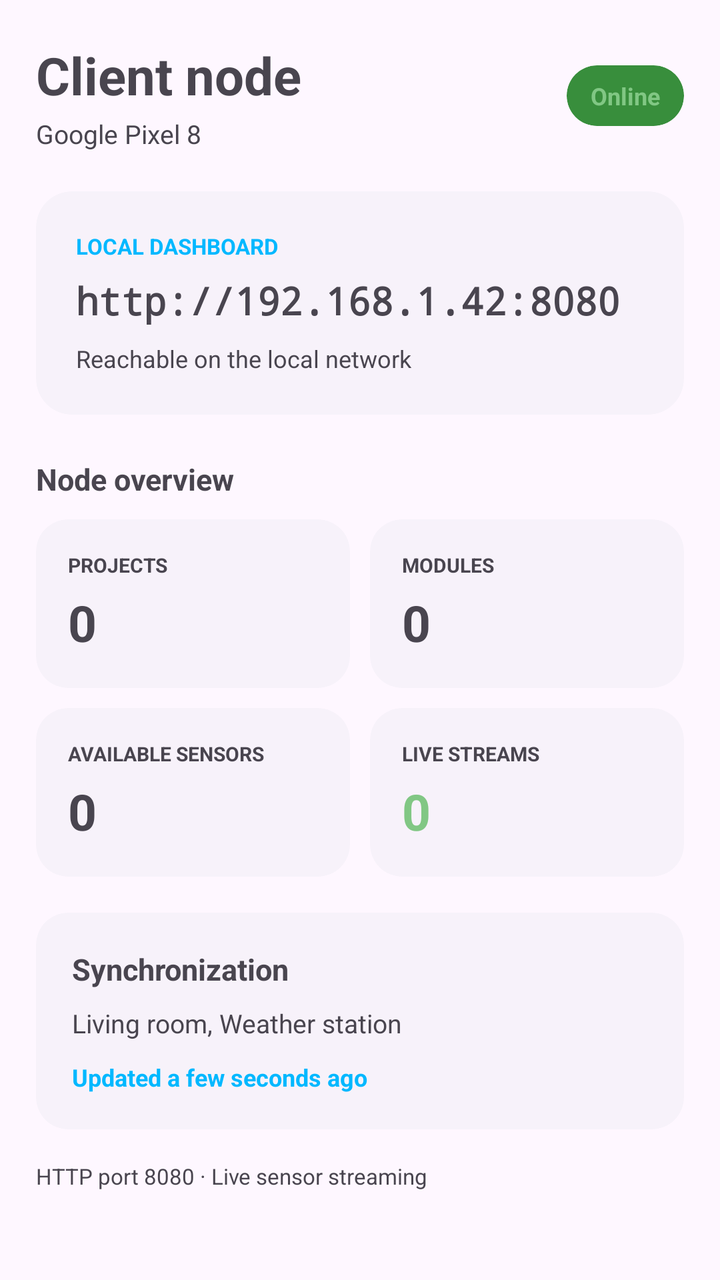
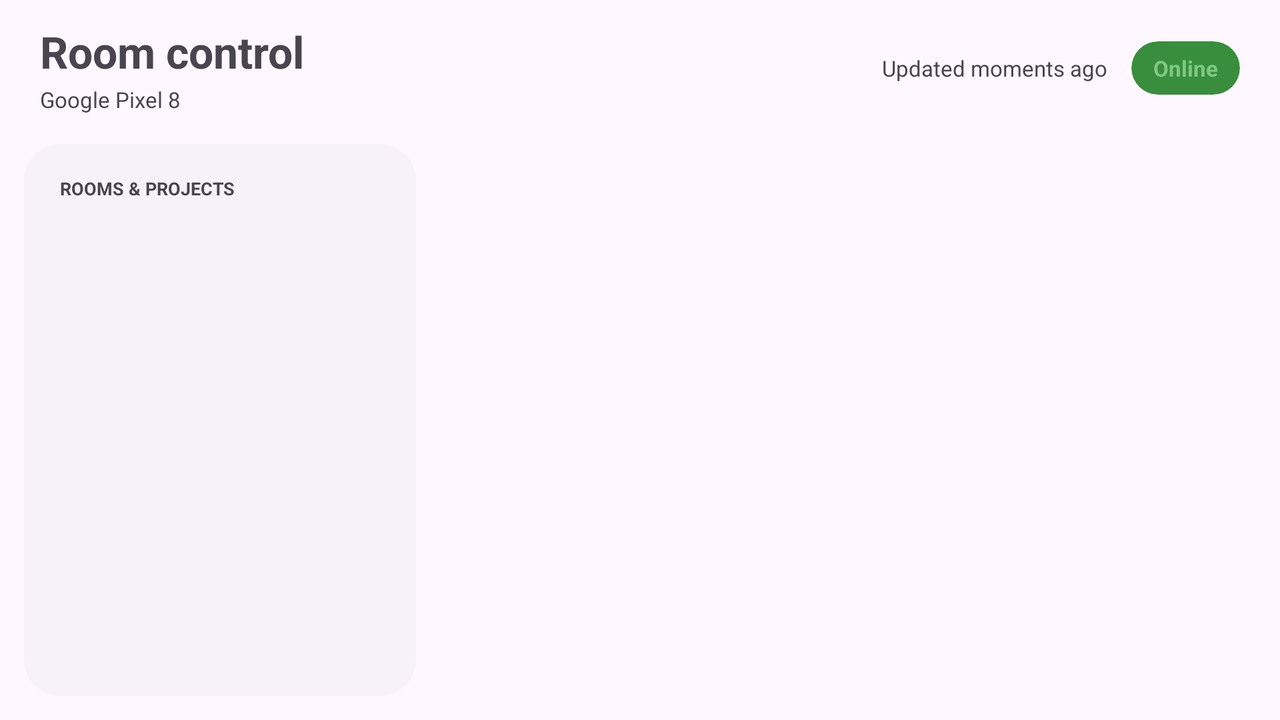

One screen, two layout resources from the same app: the default and the repository's alternative for another configuration. Each is rendered where Android would select it; the XML of both is given below.
<!-- AndroidManifest.xml: application theme Theme.HostOSSI -->
<!-- res/layout/fragment_client_dashboard.xml -->
<?xml version="1.0" encoding="utf-8"?>
<androidx.core.widget.NestedScrollView xmlns:android="http://schemas.android.com/apk/res/android"
    xmlns:app="http://schemas.android.com/apk/res-auto"
    xmlns:tools="http://schemas.android.com/tools"
    android:layout_width="match_parent"
    android:layout_height="match_parent"
    android:clipToPadding="false"
    android:fillViewport="true"
    android:paddingBottom="24dp"
    tools:context=".ClientDashboard">

    <LinearLayout
        android:layout_width="match_parent"
        android:layout_height="wrap_content"
        android:orientation="vertical"
        android:paddingStart="18dp"
        android:paddingTop="20dp"
        android:paddingEnd="18dp">

        <LinearLayout
            android:layout_width="match_parent"
            android:layout_height="wrap_content"
            android:gravity="center_vertical"
            android:orientation="horizontal">

            <LinearLayout
                android:layout_width="0dp"
                android:layout_height="wrap_content"
                android:layout_weight="1"
                android:orientation="vertical">

                <TextView
                    android:layout_width="wrap_content"
                    android:layout_height="wrap_content"
                    android:text="Client node"
                    android:textSize="26sp"
                    android:textStyle="bold" />

                <TextView
                    android:id="@+id/deviceName"
                    android:layout_width="wrap_content"
                    android:layout_height="wrap_content"
                    android:layout_marginTop="3dp"
                    android:textColor="?android:attr/textColorSecondary"
                    android:textSize="13sp"
                    tools:text="Google Pixel 8" />
            </LinearLayout>

            <com.google.android.material.card.MaterialCardView
                android:id="@+id/serverStatusCard"
                android:layout_width="wrap_content"
                android:layout_height="wrap_content"
                app:cardBackgroundColor="@color/online_back_color"
                app:cardCornerRadius="20dp"
                app:cardElevation="0dp"
                app:strokeWidth="0dp">

                <TextView
                    android:id="@+id/serverStatus"
                    android:layout_width="wrap_content"
                    android:layout_height="wrap_content"
                    android:paddingStart="12dp"
                    android:paddingTop="7dp"
                    android:paddingEnd="12dp"
                    android:paddingBottom="7dp"
                    android:text="Online"
                    android:textColor="@color/online_front_color"
                    android:textSize="12sp"
                    android:textStyle="bold" />
            </com.google.android.material.card.MaterialCardView>
        </LinearLayout>

        <com.google.android.material.card.MaterialCardView
            android:layout_width="match_parent"
            android:layout_height="wrap_content"
            android:layout_marginTop="20dp"
            app:cardBackgroundColor="?attr/colorSurfaceContainerLow"
            app:cardCornerRadius="18dp"
            app:cardElevation="0dp"
            app:strokeWidth="0dp">

            <LinearLayout
                android:layout_width="match_parent"
                android:layout_height="wrap_content"
                android:orientation="vertical"
                android:padding="20dp">

                <TextView
                    android:layout_width="wrap_content"
                    android:layout_height="wrap_content"
                    android:text="LOCAL DASHBOARD"
                    android:textColor="@color/primary_color"
                    android:textSize="11sp"
                    android:textStyle="bold" />

                <TextView
                    android:id="@+id/serverUrl"
                    android:layout_width="match_parent"
                    android:layout_height="wrap_content"
                    android:layout_marginTop="7dp"
                    android:fontFamily="monospace"
                    android:textSize="19sp"
                    android:textStyle="bold"
                    tools:text="http://192.168.1.42:8080" />

                <TextView
                    android:id="@+id/ipAddress"
                    android:layout_width="wrap_content"
                    android:layout_height="wrap_content"
                    android:layout_marginTop="8dp"
                    android:textColor="?android:attr/textColorSecondary"
                    android:textSize="12sp"
                    tools:text="Reachable on the local network" />
            </LinearLayout>
        </com.google.android.material.card.MaterialCardView>

        <TextView
            android:layout_width="wrap_content"
            android:layout_height="wrap_content"
            android:layout_marginTop="22dp"
            android:layout_marginBottom="10dp"
            android:text="Node overview"
            android:textSize="15sp"
            android:textStyle="bold" />

        <LinearLayout
            android:layout_width="match_parent"
            android:layout_height="wrap_content"
            android:orientation="vertical">

            <LinearLayout
                android:layout_width="match_parent"
                android:layout_height="wrap_content"
                android:orientation="horizontal">

                <include
                    android:id="@+id/projectsStat"
                    layout="@layout/item_client_stat_projects"
                    android:layout_width="0dp"
                    android:layout_height="wrap_content"
                    android:layout_weight="1" />

                <Space
                    android:layout_width="10dp"
                    android:layout_height="1dp" />

                <include
                    android:id="@+id/modulesStat"
                    layout="@layout/item_client_stat_modules"
                    android:layout_width="0dp"
                    android:layout_height="wrap_content"
                    android:layout_weight="1" />
            </LinearLayout>

            <Space
                android:layout_width="1dp"
                android:layout_height="10dp" />

            <LinearLayout
                android:layout_width="match_parent"
                android:layout_height="wrap_content"
                android:orientation="horizontal">

                <include
                    android:id="@+id/sensorsStat"
                    layout="@layout/item_client_stat_sensors"
                    android:layout_width="0dp"
                    android:layout_height="wrap_content"
                    android:layout_weight="1" />

                <Space
                    android:layout_width="10dp"
                    android:layout_height="1dp" />

                <include
                    android:id="@+id/streamsStat"
                    layout="@layout/item_client_stat_streams"
                    android:layout_width="0dp"
                    android:layout_height="wrap_content"
                    android:layout_weight="1" />
            </LinearLayout>

        </LinearLayout>

        <com.google.android.material.card.MaterialCardView
            android:layout_width="match_parent"
            android:layout_height="wrap_content"
            android:layout_marginTop="18dp"
            app:cardBackgroundColor="?attr/colorSurfaceContainerLow"
            app:cardCornerRadius="16dp"
            app:cardElevation="0dp"
            app:strokeWidth="0dp">

            <LinearLayout
                android:layout_width="match_parent"
                android:layout_height="wrap_content"
                android:orientation="vertical"
                android:padding="18dp">

                <TextView
                    android:layout_width="wrap_content"
                    android:layout_height="wrap_content"
                    android:text="Synchronization"
                    android:textSize="15sp"
                    android:textStyle="bold" />

                <TextView
                    android:id="@+id/syncSummary"
                    android:layout_width="match_parent"
                    android:layout_height="wrap_content"
                    android:layout_marginTop="8dp"
                    android:maxLines="2"
                    android:textColor="?android:attr/textColorSecondary"
                    android:textSize="13sp"
                    tools:text="Living room, Weather station" />

                <TextView
                    android:id="@+id/lastSync"
                    android:layout_width="wrap_content"
                    android:layout_height="wrap_content"
                    android:layout_marginTop="10dp"
                    android:textColor="@color/primary_color"
                    android:textSize="12sp"
                    android:textStyle="bold"
                    tools:text="Updated a few seconds ago" />
            </LinearLayout>
        </com.google.android.material.card.MaterialCardView>

        <TextView
            android:layout_width="wrap_content"
            android:layout_height="wrap_content"
            android:layout_marginTop="16dp"
            android:text="HTTP port 8080 · Live sensor streaming"
            android:textColor="?android:attr/textColorSecondary"
            android:textSize="11sp" />
    </LinearLayout>
</androidx.core.widget.NestedScrollView>
<!-- res/layout/item_client_stat_projects.xml (included above) -->
<?xml version="1.0" encoding="utf-8"?>
<com.google.android.material.card.MaterialCardView xmlns:android="http://schemas.android.com/apk/res/android" xmlns:app="http://schemas.android.com/apk/res-auto"
    android:layout_width="match_parent" android:layout_height="wrap_content" app:cardBackgroundColor="?attr/colorSurfaceContainerLow" app:cardCornerRadius="16dp" app:cardElevation="0dp" app:strokeWidth="0dp">
    <LinearLayout android:layout_width="match_parent" android:layout_height="wrap_content" android:orientation="vertical" android:padding="16dp">
        <TextView android:layout_width="wrap_content" android:layout_height="wrap_content" android:text="PROJECTS" android:textColor="?android:attr/textColorSecondary" android:textSize="10sp" android:textStyle="bold" />
        <TextView android:id="@+id/projectCount" android:layout_width="wrap_content" android:layout_height="wrap_content" android:layout_marginTop="5dp" android:text="0" android:textSize="25sp" android:textStyle="bold" />
    </LinearLayout>
</com.google.android.material.card.MaterialCardView>
<!-- res/layout/item_client_stat_modules.xml (included above) -->
<?xml version="1.0" encoding="utf-8"?>
<com.google.android.material.card.MaterialCardView xmlns:android="http://schemas.android.com/apk/res/android" xmlns:app="http://schemas.android.com/apk/res-auto"
    android:layout_width="match_parent" android:layout_height="wrap_content" app:cardBackgroundColor="?attr/colorSurfaceContainerLow" app:cardCornerRadius="16dp" app:cardElevation="0dp" app:strokeWidth="0dp">
    <LinearLayout android:layout_width="match_parent" android:layout_height="wrap_content" android:orientation="vertical" android:padding="16dp">
        <TextView android:layout_width="wrap_content" android:layout_height="wrap_content" android:text="MODULES" android:textColor="?android:attr/textColorSecondary" android:textSize="10sp" android:textStyle="bold" />
        <TextView android:id="@+id/moduleCount" android:layout_width="wrap_content" android:layout_height="wrap_content" android:layout_marginTop="5dp" android:text="0" android:textSize="25sp" android:textStyle="bold" />
    </LinearLayout>
</com.google.android.material.card.MaterialCardView>
<!-- res/layout/item_client_stat_sensors.xml (included above) -->
<?xml version="1.0" encoding="utf-8"?>
<com.google.android.material.card.MaterialCardView xmlns:android="http://schemas.android.com/apk/res/android" xmlns:app="http://schemas.android.com/apk/res-auto"
    android:layout_width="match_parent" android:layout_height="wrap_content" app:cardBackgroundColor="?attr/colorSurfaceContainerLow" app:cardCornerRadius="16dp" app:cardElevation="0dp" app:strokeWidth="0dp">
    <LinearLayout android:layout_width="match_parent" android:layout_height="wrap_content" android:orientation="vertical" android:padding="16dp">
        <TextView android:layout_width="wrap_content" android:layout_height="wrap_content" android:text="AVAILABLE SENSORS" android:textColor="?android:attr/textColorSecondary" android:textSize="10sp" android:textStyle="bold" />
        <TextView android:id="@+id/sensorCount" android:layout_width="wrap_content" android:layout_height="wrap_content" android:layout_marginTop="5dp" android:text="0" android:textSize="25sp" android:textStyle="bold" />
    </LinearLayout>
</com.google.android.material.card.MaterialCardView>
<!-- res/layout/item_client_stat_streams.xml (included above) -->
<?xml version="1.0" encoding="utf-8"?>
<com.google.android.material.card.MaterialCardView xmlns:android="http://schemas.android.com/apk/res/android" xmlns:app="http://schemas.android.com/apk/res-auto"
    android:layout_width="match_parent" android:layout_height="wrap_content" app:cardBackgroundColor="?attr/colorSurfaceContainerLow" app:cardCornerRadius="16dp" app:cardElevation="0dp" app:strokeWidth="0dp">
    <LinearLayout android:layout_width="match_parent" android:layout_height="wrap_content" android:orientation="vertical" android:padding="16dp">
        <TextView android:layout_width="wrap_content" android:layout_height="wrap_content" android:text="LIVE STREAMS" android:textColor="?android:attr/textColorSecondary" android:textSize="10sp" android:textStyle="bold" />
        <TextView android:id="@+id/streamCount" android:layout_width="wrap_content" android:layout_height="wrap_content" android:layout_marginTop="5dp" android:text="0" android:textColor="@color/online_front_color" android:textSize="25sp" android:textStyle="bold" />
    </LinearLayout>
</com.google.android.material.card.MaterialCardView>
<!-- resources referenced by this layout -->
<resources>
  <color name="online_back_color">#388E3C</color>
  <color name="online_front_color">#81C784</color>
  <color name="primary_color">#00b8ff</color>
  <style name="Theme.HostOSSI" parent="Base.Theme.HostOSSI" />
  <style name="Base.Theme.HostOSSI" parent="Theme.Material3.DayNight.NoActionBar">
          
          
          <item name="colorSecondary">@color/accent_color</item>
          <item name="colorPrimary">@color/primary_color</item>
          <item name="colorTertiary">@color/label_color</item>"
  
  
      </style>
  <color name="accent_color">#FF8F00</color>
  <color name="label_color">#6A1B9A</color>
</resources>
<!-- res/layout-land/fragment_client_dashboard.xml (the repository's variant of the layout above) -->
<!-- drawn on the phone turned sideways -->
<?xml version="1.0" encoding="utf-8"?>
<androidx.constraintlayout.widget.ConstraintLayout xmlns:android="http://schemas.android.com/apk/res/android"
    xmlns:app="http://schemas.android.com/apk/res-auto"
    xmlns:tools="http://schemas.android.com/tools"
    android:layout_width="match_parent"
    android:layout_height="match_parent"
    android:background="?android:attr/colorBackground"
    tools:context=".ClientDashboard">

    <LinearLayout
        android:id="@+id/controlHeader"
        android:layout_width="0dp"
        android:layout_height="68dp"
        android:gravity="center_vertical"
        android:orientation="horizontal"
        android:paddingStart="20dp"
        android:paddingEnd="20dp"
        app:layout_constraintEnd_toEndOf="parent"
        app:layout_constraintStart_toStartOf="parent"
        app:layout_constraintTop_toTopOf="parent">

        <LinearLayout
            android:layout_width="0dp"
            android:layout_height="wrap_content"
            android:layout_weight="1"
            android:orientation="vertical">

            <TextView
                android:id="@+id/controlProjectTitle"
                android:layout_width="wrap_content"
                android:layout_height="wrap_content"
                android:text="Room control"
                android:textSize="22sp"
                android:textStyle="bold" />

            <TextView
                android:id="@+id/deviceName"
                android:layout_width="wrap_content"
                android:layout_height="wrap_content"
                android:layout_marginTop="2dp"
                android:textColor="?android:attr/textColorSecondary"
                android:textSize="11sp"
                tools:text="Google Pixel 8" />
        </LinearLayout>

        <TextView
            android:id="@+id/lastSync"
            android:layout_width="wrap_content"
            android:layout_height="wrap_content"
            android:layout_marginEnd="12dp"
            android:textColor="?android:attr/textColorSecondary"
            android:textSize="11sp"
            tools:text="Updated moments ago" />

        <com.google.android.material.card.MaterialCardView
            android:id="@+id/serverStatusCard"
            android:layout_width="wrap_content"
            android:layout_height="wrap_content"
            app:cardBackgroundColor="@color/online_back_color"
            app:cardCornerRadius="18dp"
            app:cardElevation="0dp"
            app:strokeWidth="0dp">

            <TextView
                android:id="@+id/serverStatus"
                android:layout_width="wrap_content"
                android:layout_height="wrap_content"
                android:paddingStart="11dp"
                android:paddingTop="6dp"
                android:paddingEnd="11dp"
                android:paddingBottom="6dp"
                android:text="Online"
                android:textColor="@color/online_front_color"
                android:textSize="11sp"
                android:textStyle="bold" />
        </com.google.android.material.card.MaterialCardView>
    </LinearLayout>

    <com.google.android.material.card.MaterialCardView
        android:id="@+id/controlProjectRail"
        android:layout_width="196dp"
        android:layout_height="0dp"
        android:layout_marginStart="12dp"
        android:layout_marginTop="4dp"
        android:layout_marginBottom="12dp"
        app:cardBackgroundColor="?attr/colorSurfaceContainerLow"
        app:cardCornerRadius="18dp"
        app:cardElevation="0dp"
        app:layout_constraintBottom_toBottomOf="parent"
        app:layout_constraintStart_toStartOf="parent"
        app:layout_constraintTop_toBottomOf="@id/controlHeader"
        app:strokeWidth="0dp">

        <LinearLayout
            android:layout_width="match_parent"
            android:layout_height="match_parent"
            android:orientation="vertical"
            android:padding="10dp">

            <TextView
                android:layout_width="wrap_content"
                android:layout_height="wrap_content"
                android:layout_marginStart="8dp"
                android:layout_marginTop="6dp"
                android:layout_marginBottom="8dp"
                android:text="ROOMS &amp; PROJECTS"
                android:textColor="?android:attr/textColorSecondary"
                android:textSize="9sp"
                android:textStyle="bold" />

            <androidx.recyclerview.widget.RecyclerView
                android:id="@+id/controlProjectList"
                android:layout_width="match_parent"
                android:layout_height="0dp"
                android:layout_weight="1"
                android:clipToPadding="false"
                android:overScrollMode="never"
                android:paddingBottom="4dp" />
        </LinearLayout>
    </com.google.android.material.card.MaterialCardView>

    <androidx.recyclerview.widget.RecyclerView
        android:id="@+id/controlModuleGrid"
        android:layout_width="0dp"
        android:layout_height="0dp"
        android:clipToPadding="false"
        android:overScrollMode="never"
        android:paddingStart="12dp"
        android:paddingTop="4dp"
        android:paddingEnd="12dp"
        android:paddingBottom="12dp"
        app:layout_constraintBottom_toBottomOf="parent"
        app:layout_constraintEnd_toEndOf="parent"
        app:layout_constraintStart_toEndOf="@id/controlProjectRail"
        app:layout_constraintTop_toBottomOf="@id/controlHeader" />

    <TextView
        android:id="@+id/controlEmptyState"
        android:layout_width="wrap_content"
        android:layout_height="wrap_content"
        android:gravity="center"
        android:text="Waiting for a project from the host"
        android:textColor="?android:attr/textColorSecondary"
        android:textSize="14sp"
        android:visibility="gone"
        app:layout_constraintBottom_toBottomOf="@id/controlModuleGrid"
        app:layout_constraintEnd_toEndOf="@id/controlModuleGrid"
        app:layout_constraintStart_toStartOf="@id/controlModuleGrid"
        app:layout_constraintTop_toTopOf="@id/controlModuleGrid" />

    
    <LinearLayout
        android:layout_width="1dp"
        android:layout_height="1dp"
        android:orientation="vertical"
        android:visibility="gone">

        <TextView android:id="@+id/serverUrl" android:layout_width="wrap_content" android:layout_height="wrap_content" />
        <TextView android:id="@+id/ipAddress" android:layout_width="wrap_content" android:layout_height="wrap_content" />
        <include android:id="@+id/projectsStat" layout="@layout/item_client_stat_projects" />
        <include android:id="@+id/modulesStat" layout="@layout/item_client_stat_modules" />
        <include android:id="@+id/sensorsStat" layout="@layout/item_client_stat_sensors" />
        <include android:id="@+id/streamsStat" layout="@layout/item_client_stat_streams" />
        <TextView android:id="@+id/syncSummary" android:layout_width="wrap_content" android:layout_height="wrap_content" />
    </LinearLayout>
</androidx.constraintlayout.widget.ConstraintLayout>
<!-- resources referenced by the variant -->
<!-- as the phone turned sideways resolves them -->
<resources>
  <color name="online_back_color">#388E3C</color>
  <color name="online_front_color">#81C784</color>
  <style name="Theme.HostOSSI" parent="Base.Theme.HostOSSI" />
  <style name="Base.Theme.HostOSSI" parent="Theme.Material3.DayNight.NoActionBar">
          
          
          <item name="colorSecondary">@color/accent_color</item>
          <item name="colorPrimary">@color/primary_color</item>
          <item name="colorTertiary">@color/label_color</item>"
  
  
      </style>
  <color name="accent_color">#FF8F00</color>
  <color name="primary_color">#00b8ff</color>
  <color name="label_color">#6A1B9A</color>
</resources>
